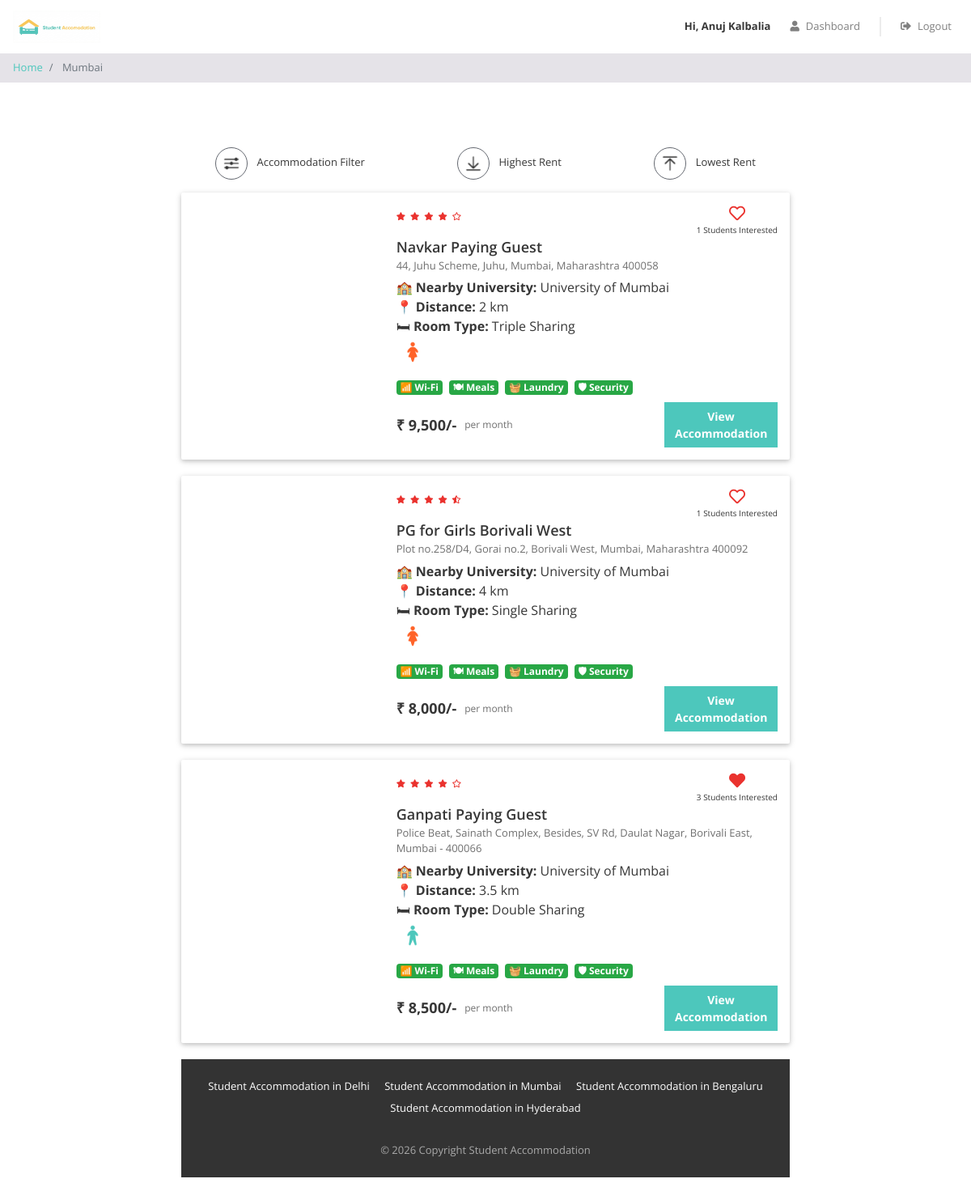
Page /property_list.php?city=Mumbai (signed in) on the committed database.
### tables this page shows
CREATE TABLE `properties` (
  `id` int(11) NOT NULL,
  `city_id` int(11) NOT NULL,
  `name` varchar(100) NOT NULL,
  `address` varchar(255) NOT NULL,
  `description` longtext NOT NULL,
  `gender` enum('male','female','unisex') NOT NULL,
  `rent` int(11) NOT NULL,
  `rating_clean` float(2,1) NOT NULL,
  `rating_food` float(2,1) NOT NULL,
  `rating_safety` float(2,1) NOT NULL,
  `university_name` varchar(255) DEFAULT NULL,
  `university_distance` varchar(100) DEFAULT NULL,
  `room_type` varchar(100) DEFAULT NULL,
  `wifi` tinyint(1) DEFAULT 0,
  `meals` tinyint(1) DEFAULT 0,
  `laundry` tinyint(1) DEFAULT 0,
  `security` tinyint(1) DEFAULT 0,
  `deposit` int(11) DEFAULT NULL,
  `contact_number` varchar(15) DEFAULT NULL
);

### property_list.php (the view, shortened to what this page needs)
<?php
require "includes/database_connect.php";
$user_id = isset($_SESSION['user_id']) ? $_SESSION['user_id'] : NULL;
$city_name = $_GET["city"];
$sql_1 = "SELECT * FROM cities WHERE name = '$city_name'";
$result_1 = mysqli_query($conn, $sql_1);
$city = mysqli_fetch_assoc($result_1);
$city_id = $city['id'];
$sql_2 = "SELECT * FROM properties WHERE city_id = $city_id";
$result_2 = mysqli_query($conn, $sql_2);
$properties = mysqli_fetch_all($result_2, MYSQLI_ASSOC);
$sql_3 = "SELECT *
          FROM interested_users_properties iup
          INNER JOIN properties p
          ON iup.property_id = p.id
          WHERE p.city_id = $city_id";
$result_3 = mysqli_query($conn, $sql_3);
$interested_users_properties = mysqli_fetch_all($result_3, MYSQLI_ASSOC);
?>
<!DOCTYPE html>
<html lang="en">
<head>
    <?php include "includes/head_links.php"; ?>
    <link href="css/property_list.css" rel="stylesheet" />
</head>
<body>
<?php include "includes/header.php"; ?>
<nav aria-label="breadcrumb">
    <ol class="breadcrumb py-2">
        <li class="breadcrumb-item">
            <a href="index.php">
                Home
            </a>
        </li>
        <li class="breadcrumb-item active" aria-current="page">
            <?php echo $city_name; ?>
        </li>
    </ol>
</nav>
<div class="page-container">
    <div class="filter-bar row justify-content-around">
        <div class="col-auto"
             data-toggle="modal"
             data-target="#filter-modal">
            <img src="img/filter.png" alt="filter">
            <span>
                Accommodation Filter
            </span>
        </div>
        <div class="col-auto">
            <img src="img/desc.png" alt="sort-desc">
            <span>
                Highest Rent
            </span>
        </div>
        <div class="col-auto">
            <img src="img/asc.png" alt="sort-asc">
            <span>
                Lowest Rent
            </span>
        </div>
    </div>
    <div id="property-list-container">
    <?php
foreach ($properties as $property) {
?>
<div class="property-card property-id-<?= $property['id'] ?> row">
    <div class="image-container col-md-4">
    </div>
    <div class="content-container col-md-8">
        <div class="row no-gutters justify-content-between">
            <?php
            $total_rating = ($property['rating_clean'] +
                            $property['rating_food'] +
                            $property['rating_safety']) / 3;
            $total_rating = round($total_rating,1);
            ?>
            <div class="star-container" title="<?= $total_rating ?>">
                <?php
                $rating = $total_rating;
                for($i=0;$i<5;$i++){
                    if($rating >= $i+0.8){
                        echo '<i class="fas fa-star"></i>';
                    }
                    elseif($rating >= $i+0.3){
                        echo '<i class="fas fa-star-half-alt"></i>';
                    }
                    else{
                        echo '<i class="far fa-star"></i>';
                    }
                }
                ?>
            </div>
            <div class="interested-container">
                <?php
                $interested_users_count = 0;
                $is_interested = false;
                foreach($interested_users_properties as $interested_user_property){
                    if($interested_user_property['property_id'] == $property['id']){
                        $interested_users_count++;
                        if($interested_user_property['user_id'] == $user_id){
                            $is_interested = true;
                        }
                    }
                }
                if($is_interested){
                ?>
                <i class="is-interested-image fas fa-heart"
                   data-property-id="<?= $property['id'] ?>"></i>
                <?php
                }
                else{
                ?>
                <i class="is-interested-image far fa-heart"
                   data-property-id="<?= $property['id'] ?>"></i>
                <?php
                }
                ?>
                <div class="interested-text">
                    <span class="interested-user-count">
                        <?= $interested_users_count ?>
                    </span>
                    Students Interested
                </div>
            </div>
        </div>
        <div class="detail-container">
            <div class="property-name">
                <?= $property['name'] ?>
            </div>
            <div class="property-address">
                <?= $property['address'] ?>
            </div>
            <?php if (!empty($property['university_name'])) { ?>
            <div class="property-university">
                🏫 <strong>Nearby University:</strong>
                <?= $property['university_name']; ?>
            </div>
            <?php } ?>
            <?php if (!empty($property['university_distance'])) { ?>
            <div class="property-distance">
                📍 <strong>Distance:</strong>
                <?= $property['university_distance']; ?>
            </div>
            <?php } ?>
            <?php if (!empty($property['room_type'])) { ?>
            <div class="property-room-type">
                🛏 <strong>Room Type:</strong>
                <?= $property['room_type']; ?>
            </div>
            <?php } ?>
            <div class="property-gender">
                <?php
                if($property['gender']=="male"){
                    echo '<img src="img/male.png">';
                }
                elseif($property['gender']=="female"){
                    echo '<img src="img/female.png">';
                }
                else{
                    echo '<img src="img/unisex.png">';
                }
                ?>
            </div>
        </div>
        <div class="facility-container mb-2">
            <?php if($property['wifi']){ ?>
            <span class="badge badge-success mr-1">
                📶 Wi-Fi
            </span>
            <?php } ?>
            <?php if($property['meals']){ ?>
            <span class="badge badge-success mr-1">
                🍽 Meals
            </span>
            <?php } ?>
            <?php if($property['laundry']){ ?>
            <span class="badge badge-success mr-1">
                🧺 Laundry
            </span>
            <?php } ?>
            <?php if($property['security']){ ?>
            <span class="badge badge-success mr-1">
                🛡 Security
            </span>
            <?php } ?>
        </div>
        <div class="row no-gutters">
            <div class="rent-container col-6">
                <div class="rent">
                    ₹ <?= number_format($property['rent']) ?>/-
                </div>
                <div class="rent-unit">
                    per month
                </div>
            </div>
            <div class="button-container col-6">
                <a href="property_detail.php?property_id=<?= $property['id'] ?>"
                   class="btn btn-primary">
                    View Accommodation
                </a>
            </div>
        </div>
    </div>
</div>
<?php
}
?>
</div>
<?php
include "includes/footer.php";
?>
</body>
</html>

### css/common.css (style rules this page uses)
* { box-sizing: border-box; font-family: 'Open Sans', sans-serif; }
body { color: #373737; font-size: 16px; position: relative; }
.btn-primary, .btn-warning, .btn-danger { color: white; font-weight: bold; }
.breadcrumb { background-color: #e5e3e8; font-size: 13px; border-radius: 0px; margin-bottom: 0px; }
.page-container { max-width: 800px; padding: 80px 24px; margin: auto; }

### css/property_list.css (style rules this page uses)
.filter-bar > div { cursor: pointer; font-size: 13px; text-align: center; margin-bottom: 16px; }
.filter-bar img { width: 40px; height: 40px; border-radius: 40px; border: 1px solid #646870; padding: 6px; margin-right: 8px; }
.property-card { background-color: #ffffff; border-radius: 2px; padding: 15px 0px; margin: 0px auto 20px; box-shadow: 0 2px 5px 0 rgba(0, 0, 0, 0.16), 0 2px 10px 0 rgba(0, 0, 0, 0.12); }
.image-container { text-align: center; }
.star-container i { color: #EA322E; font-size: 10px; margin-right: 6px; }
.interested-container { text-align: center; }
.interested-container i { color: #EA322E; font-size: 20px; cursor: pointer; }
.interested-text { font-size: 10px; }
.detail-container { padding-bottom: 10px; }
.property-name { font-size: 18px; font-weight: 600; }
.property-address { color: #6f6f6f; font-size: 13px; padding-bottom: 5px; }
.property-gender img { width: 40px; }
.rent-container { display: flex; align-items: center; }
.rent { font-size: 18px; font-weight: bold; padding-right: 10px; }
.rent-unit { color: #6f6f6f; font-size: 12px; }
.button-container .btn { font-size: 14px; border-radius: 0px; width: 140px; float: right; }

### rows in the picture
properties: interested_users_count "1", name "Navkar Paying Guest", address "44, Juhu Scheme, Juhu, Mumbai, Maharashtra 400058", university_name "University of Mumbai", university_distance "2 km", room_type "Triple Sharing", wifi "📶 Wi-Fi", meals "🍽 Meals", laundry "🧺 Laundry", security "🛡 Security", rent "9,500"
properties: rating_safety 4.5 (drawn), interested_users_count "1", name "PG for Girls Borivali West", address "Plot no.258/D4, Gorai no.2, Borivali West, Mumbai, Maharashtra 400092", university_name "University of Mumbai", university_distance "4 km", room_type "Single Sharing", wifi "📶 Wi-Fi", meals "🍽 Meals", laundry "🧺 Laundry", security "🛡 Security", rent "8,000"
properties: interested_users_count "3", name "Ganpati Paying Guest", address "Police Beat, Sainath Complex, Besides, SV Rd, Daulat Nagar, Borivali East, Mumbai - 400066", university_name "University of Mumbai", university_distance "3.5 km", room_type "Double Sharing", wifi "📶 Wi-Fi", meals "🍽 Meals", laundry "🧺 Laundry", security "🛡 Security", rent "8,500"

### other values in the picture
$_SESSION["full_name"] "Anuj Kalbalia"
$city_name "Mumbai"
